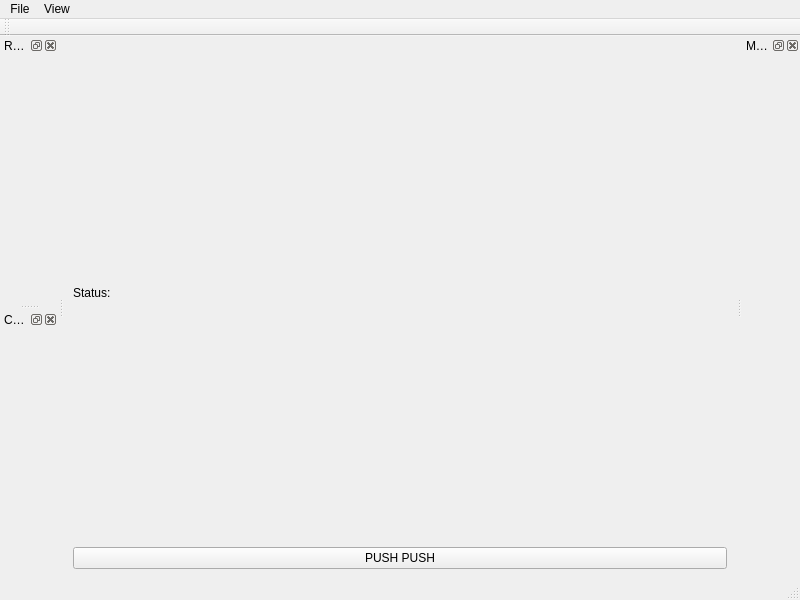
<?xml version="1.0" encoding="UTF-8"?>
<ui version="4.0">
 <class>MainWindow</class>
 <widget class="QMainWindow" name="MainWindow">
  <property name="geometry">
   <rect>
    <x>0</x>
    <y>0</y>
    <width>800</width>
    <height>600</height>
   </rect>
  </property>
  <property name="windowTitle">
   <string>AltairXVM</string>
  </property>
  <property name="tabShape">
   <enum>QTabWidget::TabShape::Rounded</enum>
  </property>
  <property name="dockOptions">
   <set>QMainWindow::DockOption::AllowTabbedDocks|QMainWindow::DockOption::AnimatedDocks</set>
  </property>
  <property name="unifiedTitleAndToolBarOnMac">
   <bool>false</bool>
  </property>
  <widget class="QWidget" name="content">
   <layout class="QVBoxLayout" name="verticalLayout">
    <item>
     <widget class="QLabel" name="label">
      <property name="text">
       <string>Status:</string>
      </property>
     </widget>
    </item>
    <item>
     <widget class="QPushButton" name="pushButton">
      <property name="text">
       <string>PUSH PUSH</string>
      </property>
     </widget>
    </item>
   </layout>
  </widget>
  <widget class="QMenuBar" name="menubar">
   <property name="geometry">
    <rect>
     <x>0</x>
     <y>0</y>
     <width>800</width>
     <height>33</height>
    </rect>
   </property>
   <widget class="QMenu" name="menuFile">
    <property name="title">
     <string>File</string>
    </property>
    <addaction name="actionLoad_ELF_program"/>
   </widget>
   <widget class="QMenu" name="menuView">
    <property name="title">
     <string>View</string>
    </property>
   </widget>
   <addaction name="menuFile"/>
   <addaction name="menuView"/>
  </widget>
  <widget class="QStatusBar" name="statusbar"/>
  <widget class="QDockWidget" name="registerViewDock">
   <property name="windowTitle">
    <string>Registers</string>
   </property>
   <attribute name="dockWidgetArea">
    <number>1</number>
   </attribute>
   <widget class="RegistersView" name="registerView"/>
  </widget>
  <widget class="QDockWidget" name="callStackViewDock">
   <property name="windowTitle">
    <string>CallStack</string>
   </property>
   <attribute name="dockWidgetArea">
    <number>1</number>
   </attribute>
   <widget class="QWidget" name="callStackView"/>
  </widget>
  <widget class="QDockWidget" name="memoryViewDock">
   <property name="windowTitle">
    <string>Memory</string>
   </property>
   <attribute name="dockWidgetArea">
    <number>2</number>
   </attribute>
   <widget class="QWidget" name="memoryView"/>
  </widget>
  <widget class="QToolBar" name="toolBar">
   <property name="windowTitle">
    <string>toolBar</string>
   </property>
   <attribute name="toolBarArea">
    <enum>TopToolBarArea</enum>
   </attribute>
   <attribute name="toolBarBreak">
    <bool>false</bool>
   </attribute>
  </widget>
  <action name="actionRegisters">
   <property name="text">
    <string>Registers</string>
   </property>
  </action>
  <action name="actionMemory">
   <property name="text">
    <string>Memory</string>
   </property>
  </action>
  <action name="actionLoad_ELF_program">
   <property name="text">
    <string>Load ELF program</string>
   </property>
  </action>
 </widget>
 <customwidgets>
  <customwidget>
   <class>RegistersView</class>
   <extends>QWidget</extends>
   <header>widgets/registersview.hpp</header>
   <container>1</container>
  </customwidget>
 </customwidgets>
 <resources/>
 <connections/>
</ui>
